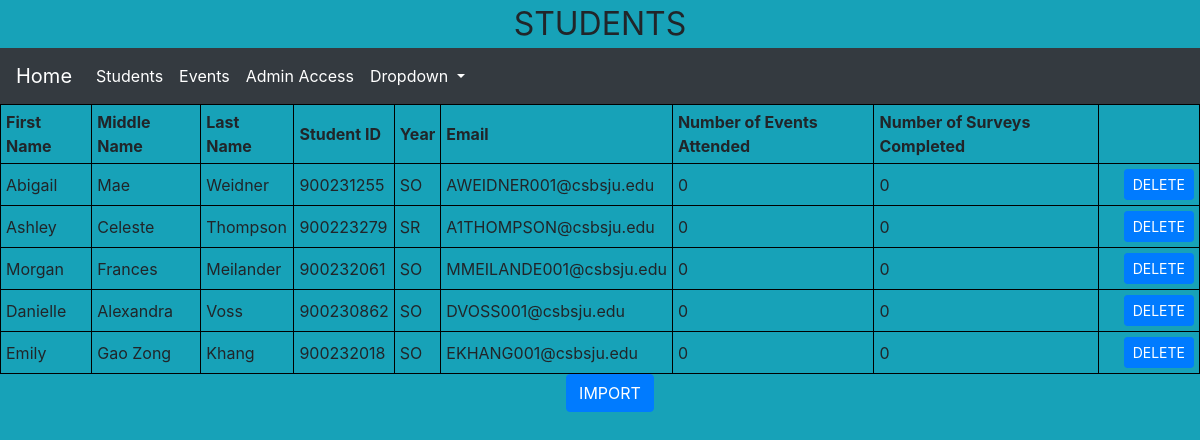
Page /Student/ on the earlier database version.
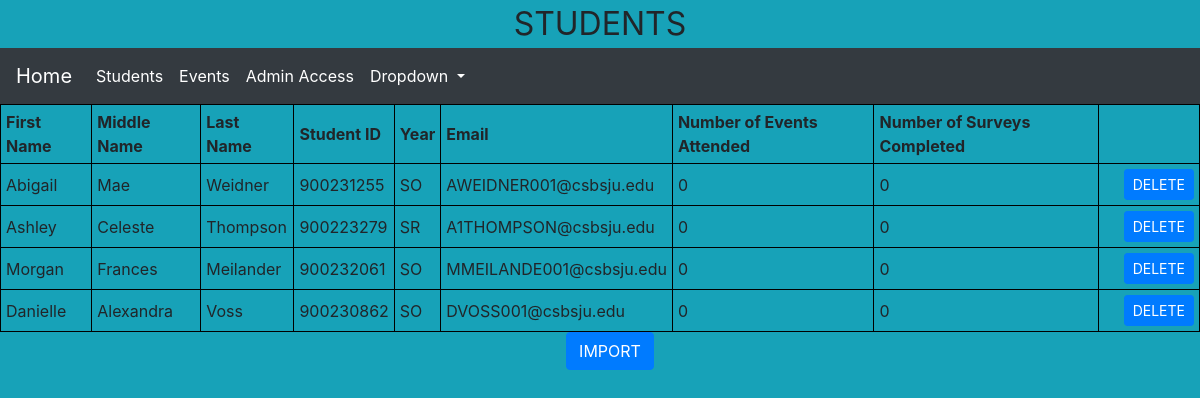
Same page on the later database version.
### Student/models.py (models this page shows, shortened)
class Name(models.Model):
    firstName = models.CharField(max_length=30)
    middleName= models.CharField(max_length=30)
    lastName = models.CharField(max_length=30)
    email = models.EmailField(max_length=30)
    studentId = models.IntegerField()
    year = models.CharField(max_length=15)
    numEvents = models.IntegerField(default=0)
    numSurveys = models.IntegerField(default=0)

### Student/views.py (the view)
# urls.py: path('', views.studentList, name = 'studentList'),
def studentList(request):
    storage = messages.get_messages(request)
    name_list = Name.objects.all()
    context = {
        'name_list': name_list,
        'messages': storage,
    }
    return render(request,'Student/student_list_template.html',context)

### Student/templates/Student/student_list_template.html (shortened to what this page needs)
{% extends 'base.html' %}
{% block head %}
<center><font size = "+3"> STUDENTS </font></center>
{% endblock %}
{% block body %}
<table style="width:100%">
 <tr>
	<th> First Name </th>
	<th> Middle Name </th>
	<th> Last Name </th>
	<th> Student ID </th>
	<th> Year </th>
	<th> Email </th>
	<th> Number of Events Attended </th>
	<th> Number of Surveys Completed </th>
 </tr>
 {% if name_list %}
 <tr>
 {% for student in name_list %}
        <td>{{student.firstName}}</td>
        <td>{{student.middleName}}</td>
        <td>{{student.lastName}} </td>
        <td>{{student.studentId}} </td>
        <td>{{student.year}} </td>
        <td>{{student.email}} </td>
        <td>{{student.numEvents}} </td>
        <td>{{student.numSurveys}} </td>
        <td><a class="btn btn-primary btn-sm" href="deletion?post_id={{student.id}}" role="button" style="margin-left:20px">DELETE</a></td>
 </tr>
 {% endfor %}
 </table>
{% else %}
    <p>No names have been entered.</p>
{% endif %}
<center><a class="btn btn-primary" href="http://127.0.0.1:8000/Student/upload-csv/" role="button" style="margin-left:20px">IMPORT</a></center>
{% endblock %}

### Home/templates/base.html (shortened to what this page needs)
<!DOCTYPE html>
<html>
	<head>
		<link rel="stylesheet" href="https://stackpath.bootstrapcdn.com/bootstrap/4.1.3/css/bootstrap.min.css"
>
		{% block head %}{% endblock %}
	</head>
	<body>
		<nav class="navbar navbar-expand-lg navbar-dark bg-dark">
		  <a class="navbar-brand" href="http://127.0.0.1:8000/">Home</a>
		  <div class="collapse navbar-collapse" id="navbarSupportedContent">
		    <ul class="navbar-nav mr-auto">
			  <li class="nav-item active">
			    <a class="nav-link" href="/Student">Students<span class="sr-only">(current)</span></a>
			  </li>
			  <li class="nav-item active">
			    <a class="nav-link" href="/Events">Events<span class="sr-only">(current)</span></a>
			  </li>
			  <li class="nav-item active">
			    <a class="nav-link" href="/admin">Admin Access<span class="sr-only">(current)</span></a>
			  </li>
		      <li class="nav-item dropdown active">
		        <a class="nav-link dropdown-toggle" href="#" id="navbarDropdown" role="button" data-toggle="dropdown" aria-haspopup="true" aria-expanded="false">
		          Dropdown
		        </a>
		      </li>
		    </ul>
		  </div>
		</nav>
		{% block body%}
		{% endblock %}
	</body>
</html>

### Home/templates/base.html (style rules this page uses)
body { background-color:#17a2b8 }

### Student/templates/Student/student_list_template.html (style rules this page uses)
table, th, td { border: 1px solid black; }
th,td { padding: 5px; }
th { text-align: left; }

Differences in the rows shown:
removed Name: firstName "Emily", middleName "Gao Zong", lastName "Khang", studentId "900232018", year "SO", email "EKHANG001@csbsju.edu", numEvents "0", numSurveys "0"
